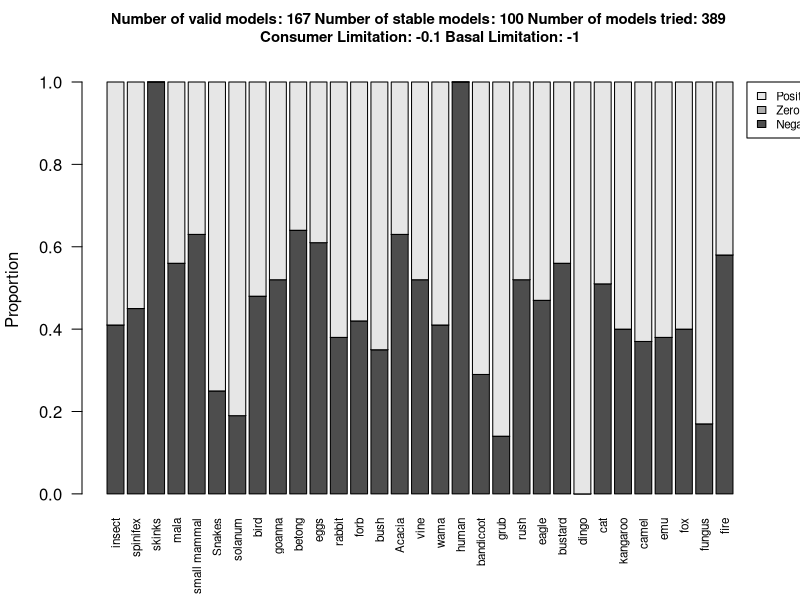

Write R code to recreate this figure.
###############################################################################
# Loop model, with the model predicting the effect of
# removing humans. 
###############################################################################



#------------------------------------------------------------------------------
# read in the interactions table
#------------------------------------------------------------------------------

# adjust the path here to match where you put the data file
setwd("~/Documents/Australia/R_code/loop_code/old_code/")
x = read.table('hotgrouped.csv',
             sep=',',
             header = T)


#------------------------------------------------------------------------------
# validation data: what can we use to ground-truth our models?
#------------------------------------------------------------------------------

# these are responses to removal of humans 
model_validation = matrix(c('human',-1,'dingo',1,'skinks',-1),
                        nrow = 3,
                        ncol = 2,
                        byrow = T)

colnames(model_validation) = c('response_node','response_value')

model_validation
# response_node response_value
# [1,] "human"       "-1"           
# [2,] "dingo"         "1"           
# [3,] "skinks"      "1"         


#------------------------------------------------------------------------------
# initialise some variables and settings
#------------------------------------------------------------------------------

nwrand = 100  # number of randomisations with different interaction strengths
max_nwrand = 20*nwrand  # try a maximum of this many realisations 

node_names = unique(union(x$To,x$From))  # get the list of nodes
n = length(node_names)  # number of nodes

this_valid_count = 0  # number of realisations that were valid
stable_count_h = 0  # number of realisations that were stable

h_idx = grep('(human)',node_names,ignore.case=T)  # just humans

# summary of predictions for each element in the model
rsummary_h = matrix(0,nrow = 3,ncol = length(node_names))
rownames(rsummary_h) = c('Negative','Zero','Positive')
colnames(rsummary_h) = node_names


# function to make community matrix symmetric
makeSymm = function(m) {
  m[upper.tri(m)] = t(m)[upper.tri(m)]
  return(m)
}



#------------------------------------------------------------------------------
# Set up the trophic matrices
#------------------------------------------------------------------------------


cat(sprintf('Main loop started at: %s\n',date()))
flush.console()

# initialise the community matrix A (signs) for trophic interactions   
Atro = matrix(0,nrow = n,ncol = n)
colnames(Atro) = node_names
rownames(Atro) = node_names

# initialise the community matrix B (strengths) for trophic interactions   
Btro = matrix(0,nrow = n,ncol = n)
colnames(Btro) = node_names
rownames(Btro) = node_names


# computations expect convention A[i,j] is the effect on i row from j column
for (k in (1:dim(x)[1])) {  # loop through all links in table x
  
  this_from = as.character(x[k,]$From)  # the "from" (predator) element 
  this_to = as.character(x[k,]$To)  # the "to" (prey) element
  
  if (!grepl('predator-prey',x[k,]$Type,ignore.case = T))  
    next  # skip if not a trophic interaction
    Atro[this_from,this_to] = 0.1  # predator conversion efficiency
    Atro[this_to,this_from] = -1
  }



#------------------------------------------------------------------------------
# Set up the non-trophic matrices
#------------------------------------------------------------------------------


# initialise the community matrix A (signs) for non-trophic interactions
Ant = matrix(0,nrow = n,ncol = n)
colnames(Ant) = node_names
rownames(Ant) = node_names

# initialise the community matrix B (strengths) for non-trophic interactions
Bnt = matrix(0,nrow = n,ncol = n)
colnames(Bnt) = node_names
rownames(Bnt) = node_names


# computations expect convention A[i,j] is the effect on i row from j column
for (z in (1:dim(x)[1])) {  

  # if (grepl("(unknown|minor)", x[m, ]$Importance, ignore.case=TRUE) ) {
  #   next  # ignore "minor" or "unknown" links
  # }
  
  if (grepl("Predator-prey", x[z,]$Type, ignore.case = T)) {
    next  # ignore trophic interactions
  }
  
  this_from = as.character(x[z, ]$From) ## the "from" (predator) element 
  this_to = as.character(x[z, ]$To) ## the "to" (prey) element 
  
  if (grepl("competition", x[z, ]$Type, ignore.case=T)) {
    Ant[this_from, this_to] = -1
    Ant[this_to, this_from] = -1
  } else if (grepl("habitat", x[z, ]$Type, ignore.case=T) ||
             grepl("positive", x[z, ]$Type, ignore.case=T)) {
    Ant[this_to, this_from] = 1
  } else if (grepl("limiting", x[z, ]$Type, ignore.case=T)) {
    Ant[this_to, this_from] = -1
  } else if (grepl("negative", x[z, ]$Type, ignore.case=T)) {
    Ant[this_to, this_from] = -1
  } else if (grepl("scavenging", x[z, ]$Type, ignore.case=T)) {
    Ant[this_from, this_to] = 1
  } else {
    stop(sprintf("unrecognised link type %s (%s to %s)",
                 x[z, ]$Type, this_from, this_to))
  }
}



#------------------------------------------------------------------------------
# now loop max_nwrand, each time generating new (random) weights in B matrices
#------------------------------------------------------------------------------


for (twi in 1:max_nwrand) {
  
  
  # populate trophic B matrix with beta-dist values between .01 and 1
  Btro = makeSymm(matrix(rbeta(n^2,
                                shape1 = 1,
                                shape2 = 4),
                          nrow = n))*.99+0.01  
  colnames(Btro) = node_names
  rownames(Btro) = node_names
  

  Ctro=Btro*Atro  # add signs to strengths for the trophic matrix

  # populate diagonal elements of trophic matrix 
  for (m in (1:length(node_names))) {
    
    sp = node_names[m]  

    if (sp %in% x$From) {  # if the species is a predator (in the "From" col)
      Ctro[sp, sp] = -.1 
    } else { Ctro[sp, sp] = -1}  # if the species is basal
  }
  
  
  
  # populate non-trophic B matrix with uniform values between .01 and 1
  Bnt = matrix(runif(n^2), nrow=n)*0.99+0.01 
  colnames(Bnt) = node_names
  rownames(Bnt) = node_names
  
  Cnt=Bnt*Ant  # add signs to strengths for the non-trophic matrix
  diag(Cnt) = 0  # diagonal should be zero for non-trophic interactions
  
  
  # sum the trophic and non-trophic matrices to get the total matrix
  Ctot = Ctro + Cnt

  
  
  # calculate the response, and check the validation criteria
  adjwA = -solve(Ctot)  # negative inverse of total matrix
  adjwA[abs(adjwA)<1e-07] = 0  # set very small responses to zero
  
  
  # check that response fits validation data
  this_valid = 1
  
  # check all validation criteria: if any fail, then this model is not valid
  for (k in 1:dim(model_validation)[1]) {
    
    temp_response = -adjwA[,h_idx]  # look at human column
    temp_response = sign(temp_response)  # just take sign
    
    if (temp_response[model_validation[k,'response_node']] 
        != model_validation[k,'response_value']) {
      this_valid = 0  # not valid
      break
    }
  }

  if (!this_valid) next  # not valid, so discard this realisation

  this_valid_count = this_valid_count+1  # valid, so add to count
  
  
  # this realisation is valid: is it also stable (eigenvalues are negative/real)
  if (!all(Re(eigen(Ctot,only.values = T)$values)<0)) {  # not stable
    next
  }  
  
  stable_count_h = stable_count_h+1  # stable, so add to count

  
  # find the predicted response to human decline
  temp = -adjwA[,h_idx] 
  temp = sign(temp) # only interested in signs of responses
  
  # keep tabs on summary results
  rsummary_h[1,] = rsummary_h[1,]+as.double(temp == -1)
  rsummary_h[2,] = rsummary_h[2,]+as.double(temp == 0)
  rsummary_h[3,] = rsummary_h[3,]+as.double(temp == 1)

  if (stable_count_h == nwrand) {
    # try up to max_nwrand times, but stop when nwrand achieved
    break
  }
}  # end twi loop

cat(sprintf('\n'))
flush.console()


#------------------------------------------------------------------------------
# plot the results
#------------------------------------------------------------------------------

dddd = gsub("-", "", as.character(Sys.Date()))

v = paste("Number of valid models:", this_valid_count,
          "Number of stable models:", stable_count_h,
          "Number of models tried:", twi,
          "\nConsumer Limitation:", max(diag(Ctot)),
          "Basal Limitation:", min(diag(Ctot)))

# pdf(paste("australia_loop_outcome",
#           dddd,
#           # max(diag(Ctot)),
#           ".pdf",
#           sep = ''),
#     width = 11, height = 8.5)
# 
# par(mfrow = c(2,1),
#     fig = c(0.02,0.98,0.2,0.8),
#     mar = c(4,4,4,7),
#     xpd = T)
# 
# barplot(rsummary_h/stable_count_h,
#         cex.names = 0.7,
#         las = 2,
#         legend = T,
#         xpd = T,
#         args.legend = list(x = 'topright', inset = c(-.1,0)),
#         ylab = "Proportion")
# 
# title(main = v, cex.main= .9, line = 2)

print(v)


barplot(rsummary_h/stable_count_h,
        cex.names = 0.7,
        las = 2,
        legend = T,
        xpd = T,
        args.legend = list(x = 'topright', inset = c(-.1,0), cex = 0.7),
        ylab = "Proportion")

title(main = v, cex.main = .9, line = 2)

